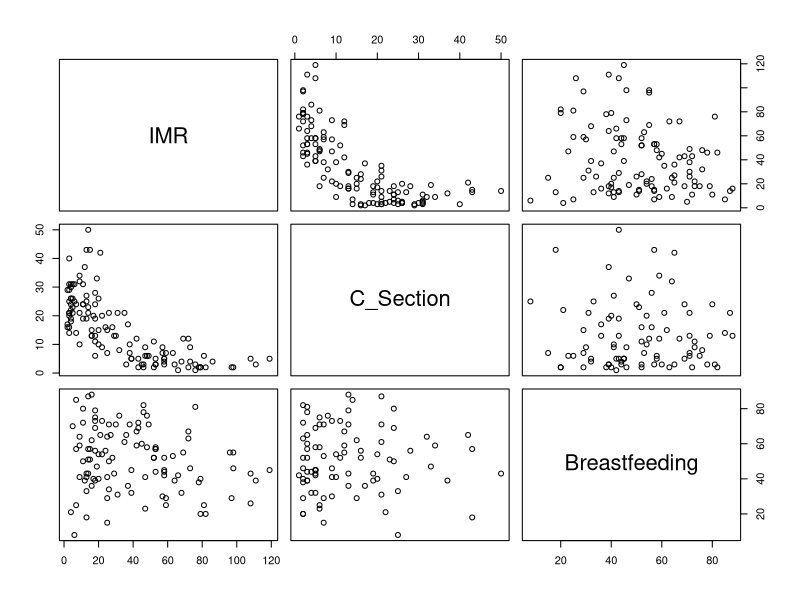
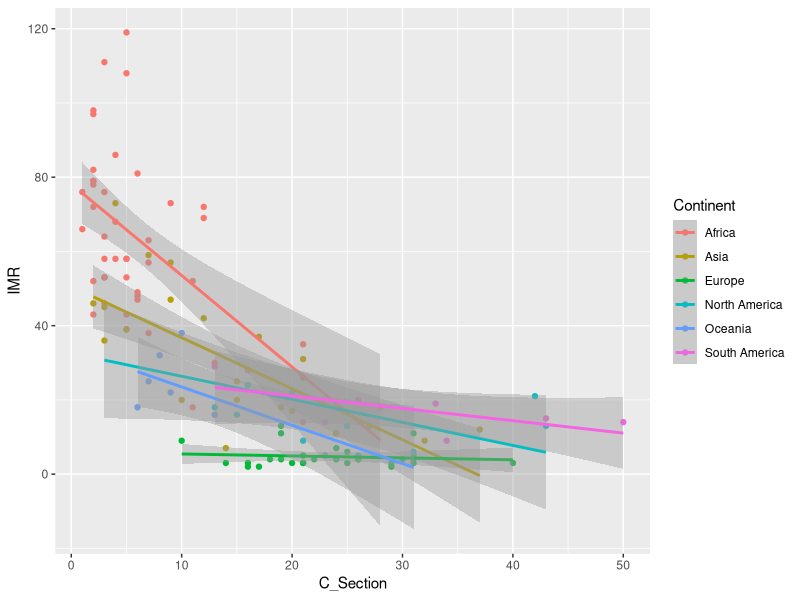
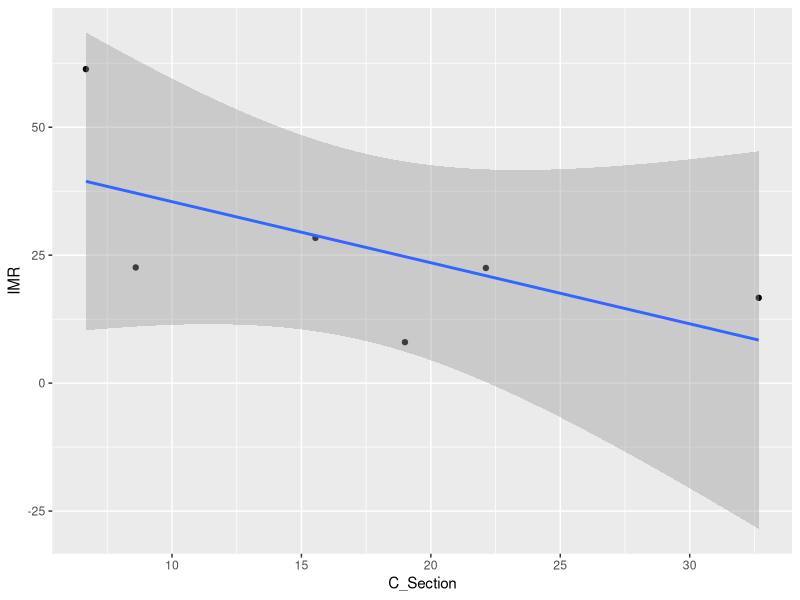

These charts were generated, in order, by the following R code:
library( tidyverse )

imr <- read_csv("imr2011.csv", show_col_types = FALSE)
c_section <- read_csv("c_section.csv", show_col_types = FALSE)
early_breastfeeding <- read_csv("early_breastfeeding.csv", show_col_types = FALSE)

c_section <- c_section %>%
  rename( "Country" = `Country or Area`,
          "C_Section" = Value ) %>%
  select( Country, C_Section)

imr <- imr %>%
  left_join( c_section, by="Country")
  
early_breastfeeding <- early_breastfeeding %>%
  rename( "Country" = `Country or Area`,
          "Breastfeeding" = Value ) %>%
  select( Country, Breastfeeding)

imr <- imr %>%
  left_join( early_breastfeeding, by="Country")

# see all pairs of scatterplots 
pairs( imr %>% select( IMR, C_Section, Breastfeeding) )

# it looks like C_section is useful, Breastfeeding is not...

# check simple models ...
imr_fit <- lm( IMR ~ C_Section, data = imr )
summary( imr_fit )

imr_fit <- lm( IMR ~ Breastfeeding, data = imr )
summary( imr_fit )

# check multiple regression model...
imr_fit <- lm( IMR ~ C_Section + Breastfeeding, data = imr )
summary( imr_fit )

# but we know we shouldn't inlude Breastfeeding here!

cor( imr$IMR, imr$C_Section, use="complete.obs")
cor( imr$IMR, imr$Breastfeeding, use="complete.obs")

imr_fit <- lm( IMR ~ C_Section + Continent, data =imr )
summary( imr_fit )

ggplot( imr, aes(x=C_Section, y=IMR, color=Continent)) + 
  geom_point() + 
  geom_smooth( method="lm") 

# ecological fallacy : relationships appear stronger when groups are combined, 
# weaker when groups are disaggregated

continent_means <- imr %>%
  drop_na() %>% 
  group_by(Continent) %>% 
  summarize( IMR = mean(IMR),
             C_Section = mean(C_Section))

ggplot( continent_means, aes(C_Section, IMR)) + 
  geom_point() + 
  geom_smooth( method="lm")
